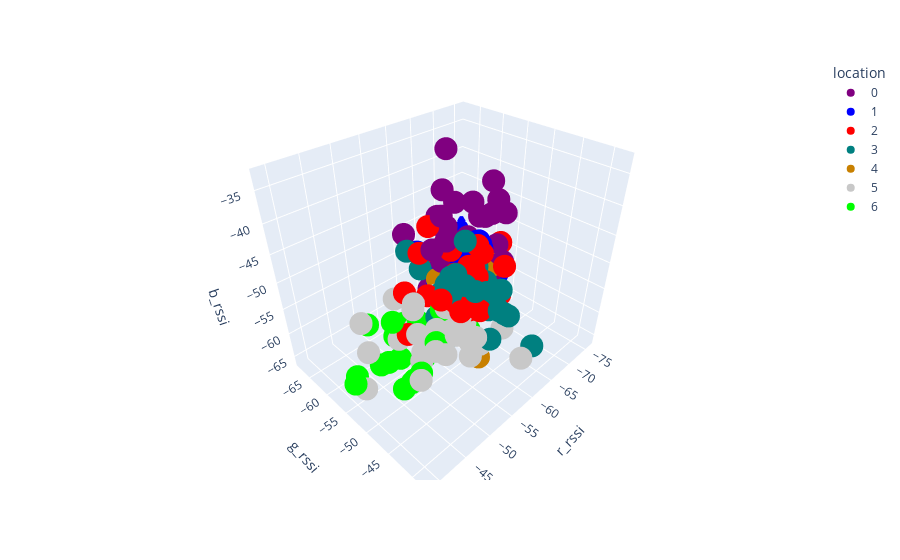

This figure's notebook cell:
### Code cell
fig = px.scatter_3d(df, x='r_rssi', y='g_rssi', z='b_rssi',
              color='location', color_discrete_map=color_discrete_map)
fig.show()

### Figure 1 — Plotly figure (JSON) as saved in the notebook; plotly's stock layout.template omitted (floating-point values rounded to 4 significant figures)
{"data": [{"hovertemplate": "location=0<br>r_rssi=%{x}<br>g_rssi=%{y}<br>b_rssi=%{z}<extra></extra>", "legendgroup": "0", "marker": {"color": "rgb(128, 0, 128)", "symbol": "circle"}, "mode": "markers", "name": "0", "scene": "scene", "showlegend": true, "type": "scatter3d", "x": [-58, -57, -65, -63, -66, -67, -61, -68, -69, -64, -59, -59, -62, -72, -60, -68, -69, -68, -66, -66, -58, -61, -61, -70, -71, -66, -67, -62], "y": [-54, -56, -53, -52, -52, -57, -59, -65, -63, -56, -65, -56, -59, -57, -57, -51, -56, -51, -57, -54, -58, -57, -57, -54, -59, -51, -53, -58], "z": [-45, -47, -53, -42, -55, -43, -44, -44, -46, -56, -49, -42, -58, -47, -51, -52, -46, -43, -49, -51, -56, -45, -46, -51, -54, -40, -38, -33]}, {"hovertemplate": "location=1<br>r_rssi=%{x}<br>g_rssi=%{y}<br>b_rssi=%{z}<extra></extra>", "legendgroup": "1", "marker": {"color": "rgb(0, 0, 255)", "symbol": "circle"}, "mode": "markers", "name": "1", "scene": "scene", "showlegend": true, "type": "scatter3d", "x": [-76, -66, -67, -58, -68, -64, -70, -61, -65, -65, -68, -61, -69, -64, -68, -65, -60, -63, -69, -64, -65, -63, -64, -66, -65, -67, -61, -62, -67, -65, -59, -62], "y": [-68, -56, -62, -54, -59, -51, -58, -57, -59, -60, -52, -61, -57, -58, -62, -54, -63, -55, -59, -51, -58, -49, -51, -55, -53, -58, -56, -55, -55, -62, -57, -59], "z": [-56, -62, -56, -55, -55, -55, -52, -53, -55, -51, -55, -56, -55, -50, -57, -51, -52, -51, -59, -56, -55, -56, -56, -49, -49, -54, -56, -50, -50, -53, -55, -51]}, {"hovertemplate": "location=2<br>r_rssi=%{x}<br>g_rssi=%{y}<br>b_rssi=%{z}<extra></extra>", "legendgroup": "2", "marker": {"color": "rgb(255, 0, 0)", "symbol": "circle"}, "mode": "markers", "name": "2", "scene": "scene", "showlegend": true, "type": "scatter3d", "x": [-63, -71, -58, -64, -64, -65, -64, -54, -57, -63, -61, -57, -52, -60, -62, -58, -49, -57, -71, -66, -55, -55, -63, -64, -60, -54, -59, -63, -61, -53, -62, -62], "y": [-59, -57, -51, -54, -52, -54, -48, -47, -46, -62, -47, -48, -57, -55, -53, -54, -53, -59, -54, -49, -52, -49, -52, -53, -54, -54, -59, -60, -51, -50, -49, -59], "z": [-51, -55, -56, -52, -49, -50, -55, -52, -53, -54, -55, -54, -53, -48, -51, -63, -57, -49, -51, -51, -54, -52, -53, -48, -52, -53, -45, -51, -50, -51, -55, -53]}, {"hovertemplate": "location=3<br>r_rssi=%{x}<br>g_rssi=%{y}<br>b_rssi=%{z}<extra></extra>", "legendgroup": "3", "marker": {"color": "rgb(0, 128, 128)", "symbol": "circle"}, "mode": "markers", "name": "3", "scene": "scene", "showlegend": true, "type": "scatter3d", "x": [-57, -60, -57, -60, -57, -59, -56, -58, -59, -53, -55, -64, -59, -54, -57, -63, -61, -56, -60, -60, -57, -62, -62, -60, -57, -58, -64, -59, -62, -66, -55, -62], "y": [-54, -52, -47, -55, -52, -55, -50, -52, -44, -49, -50, -53, -43, -52, -62, -47, -39, -43, -46, -53, -49, -56, -49, -43, -53, -60, -51, -46, -55, -56, -51, -60], "z": [-54, -45, -50, -54, -50, -54, -48, -51, -53, -58, -51, -52, -53, -56, -50, -53, -58, -56, -53, -57, -50, -56, -54, -54, -53, -53, -54, -54, -52, -52, -51, -58]}, {"hovertemplate": "location=4<br>r_rssi=%{x}<br>g_rssi=%{y}<br>b_rssi=%{z}<extra></extra>", "legendgroup": "4", "marker": {"color": "rgb(200, 128, 0)", "symbol": "circle"}, "mode": "markers", "name": "4", "scene": "scene", "showlegend": true, "type": "scatter3d", "x": [-58, -56, -59, -68, -65, -65, -61, -63, -58, -59, -68, -65, -56, -56, -65, -61], "y": [-53, -53, -57, -64, -52, -53, -55, -58, -56, -57, -52, -58, -50, -45, -53, -55], "z": [-56, -54, -54, -55, -53, -53, -53, -53, -56, -57, -53, -58, -57, -61, -56, -54]}, {"hovertemplate": "location=5<br>r_rssi=%{x}<br>g_rssi=%{y}<br>b_rssi=%{z}<extra></extra>", "legendgroup": "5", "marker": {"color": "rgb(200, 200, 200)", "symbol": "circle"}, "mode": "markers", "name": "5", "scene": "scene", "showlegend": true, "type": "scatter3d", "x": [-55, -55, -52, -55, -50, -52, -51, -54, -50, -56, -52, -53, -48, -46, -48, -55, -43, -50, -40, -48, -50, -56, -50, -43, -52, -56, -54, -52, -57, -60, -57, -53], "y": [-44, -52, -50, -48, -46, -49, -54, -50, -50, -47, -55, -61, -46, -47, -49, -49, -55, -44, -52, -54, -52, -47, -51, -56, -55, -48, -44, -49, -55, -44, -38, -44], "z": [-57, -62, -56, -54, -57, -57, -54, -53, -59, -58, -59, -57, -55, -60, -59, -55, -58, -52, -61, -58, -57, -59, -60, -53, -54, -56, -55, -56, -55, -57, -57, -58]}, {"hovertemplate": "location=6<br>r_rssi=%{x}<br>g_rssi=%{y}<br>b_rssi=%{z}<extra></extra>", "legendgroup": "6", "marker": {"color": "rgb(0, 255, 0)", "symbol": "circle"}, "mode": "markers", "name": "6", "scene": "scene", "showlegend": true, "type": "scatter3d", "x": [-45, -47, -49, -40, -52, -46, -54, -39, -58, -53, -46, -46, -47, -54, -55, -48, -50, -55, -48, -53, -52, -52, -57, -45], "y": [-53, -54, -52, -54, -51, -59, -51, -53, -53, -54, -49, -51, -48, -51, -51, -54, -48, -53, -55, -59, -53, -54, -48, -55], "z": [-60, -54, -66, -60, -61, -57, -54, -60, -62, -61, -62, -65, -60, -60, -58, -62, -56, -59, -58, -61, -64, -57, -58, -62]}], "layout": {"legend": {"title": {"text": "location"}, "tracegroupgap": 0}, "margin": {"t": 60}, "scene": {"domain": {"x": [0, 1], "y": [0, 1]}, "xaxis": {"title": {"text": "r_rssi"}}, "yaxis": {"title": {"text": "g_rssi"}}, "zaxis": {"title": {"text": "b_rssi"}}}}}
